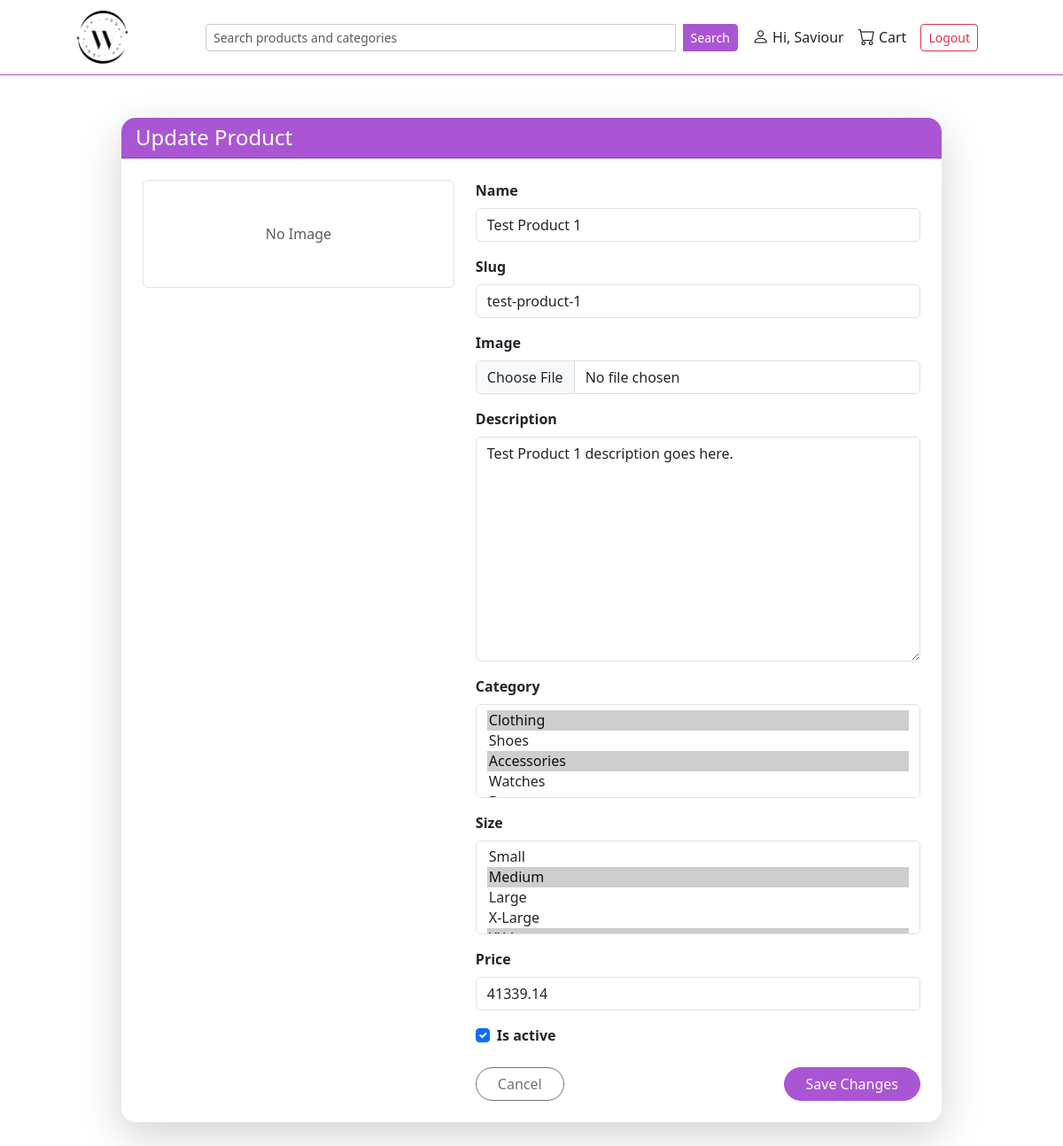
Page /cart/edit_product/1 (signed in) on the committed database.
### user/models.py (models this page shows, shortened)
class CustomUser(AbstractUser):
    phone = PhoneNumberField(region='NG', blank=True, null=True) # type: ignore

class UserProfile(models.Model):
    user = models.OneToOneField(settings.AUTH_USER_MODEL, on_delete=models.CASCADE)
    nickname = models.CharField(max_length=15, blank=True)
    profile_picture = models.ImageField(upload_to='avatars/', default='avatars/userimage.png')
    class Meta:
        verbose_name_plural = 'User Profiles'

### catalogue/models.py (models this page shows, shortened)
class Product(models.Model):
    name = models.CharField(max_length=100)
    slug = models.SlugField()
    description = models.TextField()
    category = models.ManyToManyField(Category, blank=True, related_name='product')
    price = models.DecimalField(max_digits=8, decimal_places=2)
    size = models.ManyToManyField(Size, blank=True, related_name='sizes')
    image = models.ImageField(upload_to= 'product/',blank=True, null=True)
    product_type = models.ForeignKey(ProductType, on_delete=models.CASCADE, related_name='type', null=True)
    is_active = models.BooleanField()
    date_created = models.DateTimeField(auto_now_add=True)

class Size(models.Model):
    size = models.CharField()
    def __str__(self):
        return self.size

### catalogue/views.py (the view)
# urls.py: path('cart/edit_product/<int:id>', views.edit_product, name='edit_product'),
@login_required
def edit_product(request, id):
    product = get_object_or_404(Product, id=id)
    if request.method == 'POST':
        ep_form = EditProductForm(request.POST, request.FILES, instance=product)
        if ep_form.is_valid():
            ep_form.save()
            return redirect('store:edit_product', id=product.id) # type:ignore
    else:
            ep_form = EditProductForm(instance=product)
    return render(request, 'catalogue/edit_product.html', {'form': ep_form})

### catalogue/forms.py
class EditProductForm(forms.ModelForm): #type: ignore
    class Meta:
        model = Product
        fields = ("name", "slug", "image", "description", "category", "size", "price", "is_active")

### catalogue/models.py (called while the page is built)
    def __str__(self):
        return self.name

### catalogue/templates/catalogue/edit_product.html (shortened to what this page needs)
{% extends 'layout.html' %}
{% load widget_tweaks %}
{% block content %}
<div class="container py-5">
  <div class="row justify-content-center">
    <div class="col-md-10">
      <div class="card shadow-lg border-0 rounded-4">
        <div class="card-header bg-primary-custom text-white rounded-top-4">
          <h4 class="mb-0">Update Product</h4>
        </div>
        <div class="card-body p-4">
          <div class="row">
            <div class="col-md-5 text-center mb-4 mb-md-0">
              {% if form.instance.image %}
                <img src="{{ form.instance.image.url }}" alt="Current Image" class="img-fluid rounded shadow-sm" style="max-height: 300px;">
              {% else %}
                <div class="border p-5 rounded text-muted">No Image</div>
              {% endif %}
            </div>
            <div class="col-md-7">
              <form method="POST" enctype="multipart/form-data" class="needs-validation" novalidate>
               {% for field in form %}
                    {% if field.name == "is_active" %}
                        <div class="form-check mb-3">
                        <input class="form-check-input" type="checkbox" id="{{ field.id_for_label }}" name="{{ field.html_name }}" {% if field.value %}checked{% endif %}>
                        <label class="form-check-label fw-semibold" for="{{ field.id_for_label }}">
                            {{ field.label }}
                        </label>
                        </div>
                    {% else %}
                        <div class="mb-3">
                        <label for="{{ field.id_for_label }}" class="form-label fw-semibold">
                            {{ field.label }}
                        </label>
                        {{ field|add_class:"form-control" }}
                        </div>
                    {% endif %}
            {% endfor %}
                <div class="d-flex justify-content-between mt-4">
                  <a href="{% url 'store:store' %}" class="btn btn-outline-secondary rounded-pill px-4">
                    Cancel
                  </a>
                  <button type="submit" class="btn btn-primary-custom rounded-pill px-4">
                    Save Changes
                  </button>
                </div>
              </form>
            </div>
          </div>
        </div>
      </div>
    </div>
  </div>
</div>
{% endblock %}

### templates/layout.html (shortened to what this page needs)
{% load static %}
<!DOCTYPE html>
<html lang="en">
<head>
    <link rel="stylesheet" href="{% static 'css/bootstrap.min.css' %}">
    <link rel="stylesheet" href="https://cdn.jsdelivr.net/npm/bootstrap-icons@1.11.3/font/bootstrap-icons.css">
</head>
<body>
    <div class="topbar d-flex justify-content-between align-items-center sticky-top">
        <a href='{% url "store:store" %}'><div class="logo-space"></div></a>
        <form class="d-flex flex-grow-1 mx-3" method="GET" action=" {% url 'search' %} ">
          <input name="q" class="form-control form-control-sm search-input" type="search" placeholder="Search products and categories" style="max-width: 650px;">
          <button class="btn btn-sm btn-primary-custom ms-2 search-button" type="submit">Search</button>
      </form>
        <div class="d-flex align-items-center ms-auto">
          {% if user.is_authenticated %}
              <a href="{% url 'user:profile' %}" class="text-dark me-3 text-decoration-none d-flex align-items-center">
                  <i class="bi bi-person nav-icon me-1"></i> Hi, {{ user.userprofile.nickname|default:"User" }}
              </a>
              <a href="{% url 'order:cart' %}" class="text-dark me-3 text-decoration-none d-flex align-items-center">
                  <i class="bi bi-cart nav-icon me-1"></i> Cart
              </a>
              <form method="POST" action="{% url 'user:logout' %}" class="mb-0">
                  <button class="btn btn-sm btn-outline-danger me-topbar-custom">Logout</button>
              </form>
          {% else %}
              <a href="{% url 'user:login' %}" class="btn btn-sm btn-primary-custom">Login</a>
          {% endif %}
      </div>
    </div>
    <div class="container-fluid" style="padding-left: 0px; padding-right: 0px;">
        {% block content %}
        {% endblock %}
    </div>
</body>
</html>

### rows in the picture
CustomUser: userprofile.nickname "Saviour"
Product: form "Test Product 1" "test-product-1" "Test Product 1 description goes here." "41339.14"
Size: form "Small / Medium ☑ / Large / X-Large"

### other values in the picture
{{ field.label }} "Name" "Slug" "Image" "Description" "Category" "Size" "Price"
{{ field.label }} "Is active"
